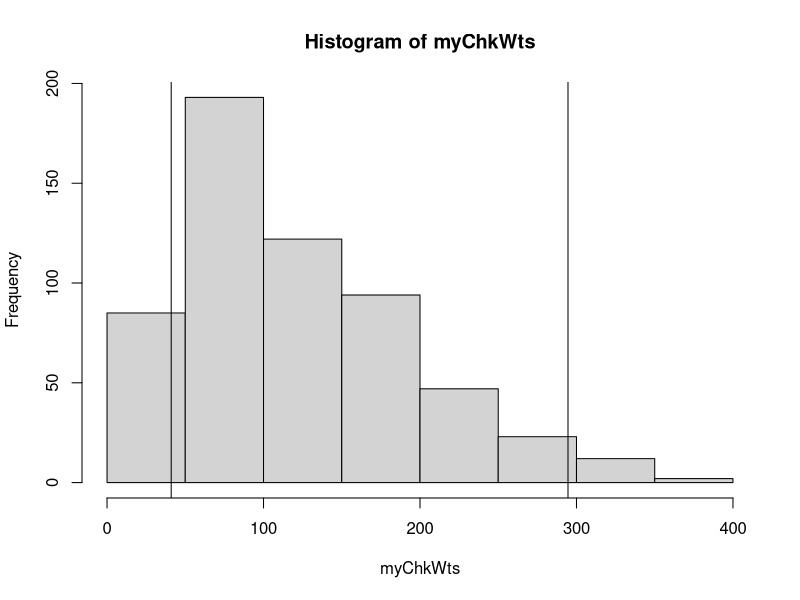
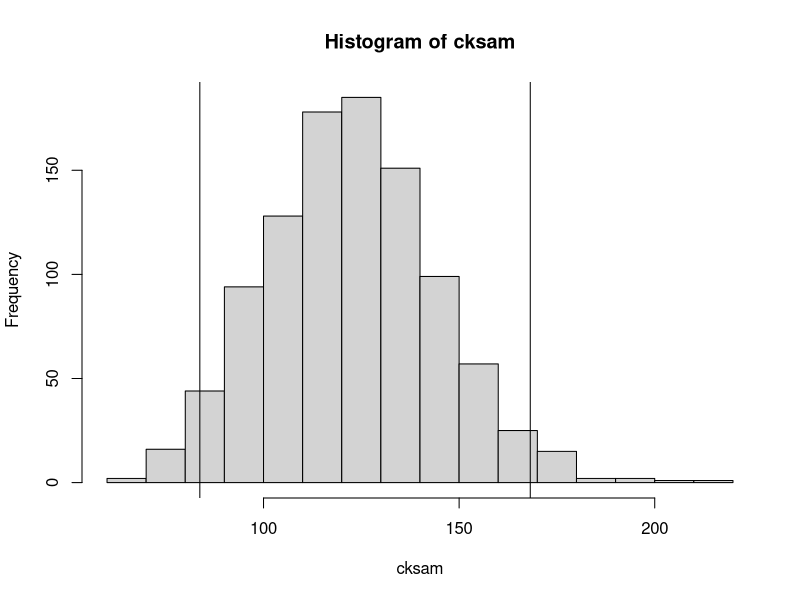
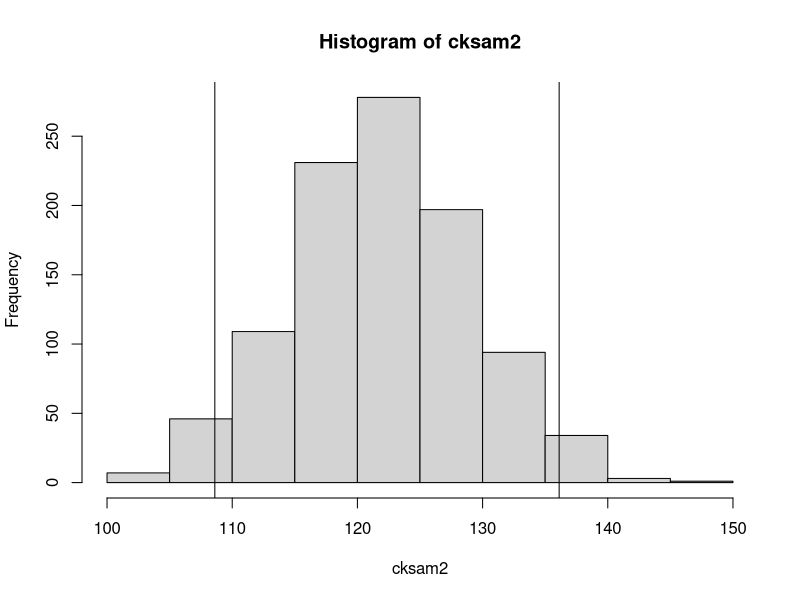

Generate these figures, in order, with R:
#######################################################################
#
# Author: DeAndre Thomas
# Professor: Dr. Anastasopoulos
# Purpose: Homework 3
# Class: IST 772
# Date: 04/29/2022
#
#######################################################################

# Question 2

# importing ChickWeight data file and renaming as "data" per HW instruction
data = ChickWeight
# View(data)

summary(data)
# The four different variables are 'weight', 'time', 'chick', and 'diet'. 

dim(data)
# The first number, 578, is the number of rows in the data set.The rows of data
# are unique to the chicks that were observed to create this dat set.

#######################################################################

# Question 3

summary(data$weight)
# This line of code gives maximum value, minimum value and quantiles of the
# weight column of this dataframe. 

head(data$weight)
# This line provides the first 5 data points in the weight column of this 
# frame. 

mean(data$weight)
# # This line provides the mean or average of all of the data points in the
# weight column of this data frame. 

myChkWts <- data$weight
# This line creates a subset of the ChickWeight data frame, that only consist 
# of the weight column.

quantile(myChkWts,0.50)
# This line provides the median/50 percentile/2nd quartile of the weight column
# of the data frame. 

#######################################################################

# Question 4

# Creating a histogram of myChkWts
hist(myChkWts)
abline(v=quantile(myChkWts, 0.025))
abline(v=quantile(myChkWts, 0.975))

# The shape of this histogram is right-skewed, enabling the mean and median to 
# be to the right of the most frequeny values (between 50 and 100). 
# We are able to see that more data falls under the 2.5 percentile than it does 
# the 97.5 percentile. 

#######################################################################

# Question 5

cksam<- (replicate(1000,mean(sample(myChkWts,size=11,replace=TRUE))))
hist(cksam)
abline(v=quantile(cksam, 0.025))
abline(v=quantile(cksam, 0.975))

#######################################################################

# Question 6

# The difference between distribution of raw data and that of sample data is 
# that of sampling means will demonstrate normal distribution and that of raw 
# data can vary in shape. Also, the quantiles of sampling means are 
# similar to that of the original data.

#######################################################################

# Question 7

cksam2<- (replicate(1000,mean(sample(myChkWts,size=100,replace=TRUE))))
hist(cksam2)
abline(v=quantile(cksam2, 0.025))
abline(v=quantile(cksam2, 0.975))

# This data is better because we are using more observations. Thus, this
# example is providing a better, more accurate represensation of the data. 

















